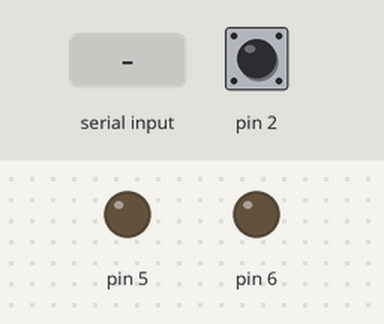
Bench run of a sketch on a simulated Arduino Uno, built with avr-gcc and run on an emulated ATmega328P. Shown: output pins drawn as LEDs (lit = HIGH). The inputs (shaded band) are chosen by the test bench; at power-on: pin 2 HIGH.

Above: at 4.2 s.
4.3 s: "1;" received over Serial
At 5.1 s:
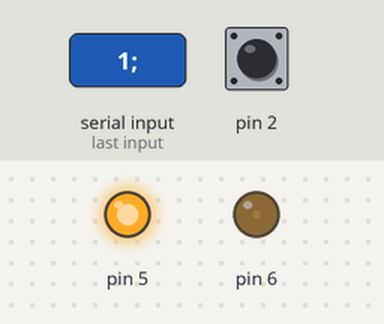
5.8 s: pin 2 pulled LOW for 0.15 s
At 7.0 s:
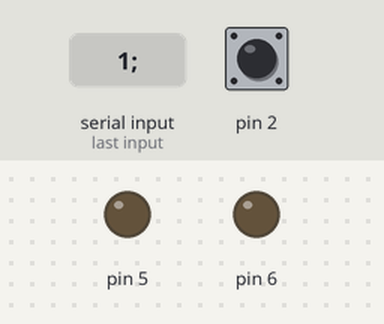
7.4 s: "4;" received over Serial
At 8.4 s:
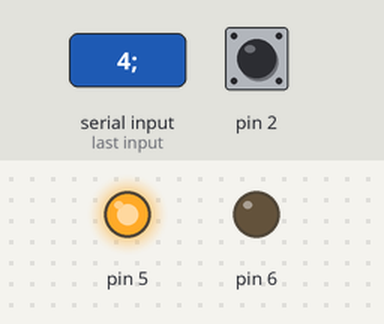
8.9 s: pin 2 pulled LOW for 1 s
At 9.5 s:
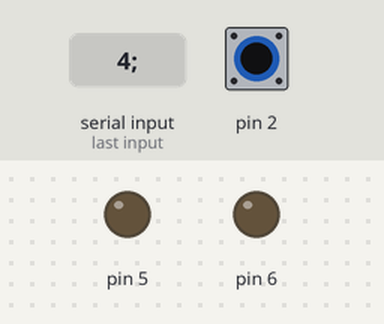
11.4 s: "2;" received over Serial
At 12.6 s:
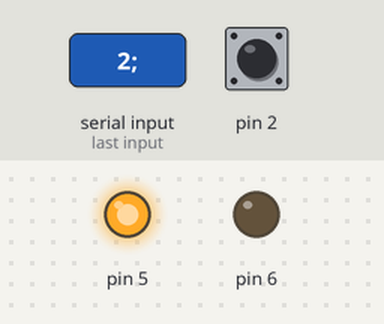
Timing chart, 0 to 13.9 s (numbered marks = the images above; inputs shaded):
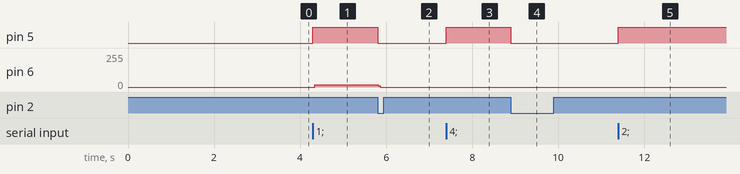

Measured:
- after the input at 4.3 s, pin 5: LOW → HIGH at once; pin 6: 0/255 → 17/255 at once
- after the input at 5.8 s, pin 5: HIGH → LOW at once; pin 6: 17/255 → 0/255 at once
- after the input at 7.4 s, pin 5: LOW → HIGH at once
- after the input at 8.9 s, pin 5: HIGH → LOW at once
- after the input at 11.4 s, pin 5: LOW → HIGH at once

The sketch:

nano_code.ino
```cpp
#include <Wire.h>
#include<Adafruit_MCP4725.h>
Adafruit_MCP4725 dac;

int data[10];
volatile boolean flag = 1;


void setup() {

  dac.begin(0x60);
  dac.setVoltage(0, false);
  delay(3000);
  Serial.begin(115200);
  Serial.setTimeout(1000);

  pinMode(2, INPUT_PULLUP);
  pinMode(5, OUTPUT);
  pinMode(6, OUTPUT);
  attachInterrupt(0, myIterrupt, CHANGE);
}


void myIterrupt()
{
  flag = 0;
  digitalWrite(5, LOW);
  digitalWrite(6, LOW);
  // dac.setVoltage(0, false);
}


void pars_parameters()
{

  char str[30];
  int count = 0;
  int amount = Serial.readBytesUntil(';', str, 30);
  str[amount] = NULL;
  char* offset = str;

  while (true)
  {
    data[count++] = atoi(offset);
    offset = strchr (offset, ',');
    if (offset) offset++;
    else break;
  }

}


void square()
{
  digitalWrite(5, HIGH);
  int Uamp = 0;
  int Timp = 0;
  int T = 0;
  // Serial.println("Выбрали прямоугольный режим");

  flag = 1;
  while (flag)
  {
    if (Serial.available())
    {
      pars_parameters();
      /*
        Serial.print(data[0]);
        Serial.print(data[2]);
        Serial.print(data[1]);
        Serial.print(data[3]);
      */
      Uamp = data[0] * data[3];
      Timp = data[1];
      T = data[2];
    }
    dac.setVoltage(int(float(Uamp) * 0.82), false);
    digitalWrite(6, HIGH);
    delay(Timp);
    digitalWrite(6, LOW);
    dac.setVoltage(0, false);
    delay(T - Timp);

  }
  flag = 1;
}


void Const()
{
  digitalWrite(5, HIGH);
  // Serial.println("Выбрали постоянный режим");
  int Uamp = 0;
  flag = 1;
  while (flag)
  {
    if (Serial.available())
    {
      pars_parameters();

   /*   Serial.print(data[0]);
      Serial.print(data[1]);
      Serial.print(data[2]);
      Serial.print(data[3]);*/

      Uamp = data[0] * data[1];
      //Serial.print(Uamp);
    }

    dac.setVoltage(int(float(Uamp) * 0.82), false);

    if (data[1] == 1)
      digitalWrite(6, HIGH);
    else
      digitalWrite(6, LOW);

  }
  flag = 1;
  dac.setVoltage(0, false);
}


void single()
{
  digitalWrite(5, HIGH);
  // Serial.println("Выбрали однократный режим");

  int Uamp = 0;
  int Timp = 0;
  boolean sflag = 0;
  flag = 1;
  while (flag)
  {
    if (Serial.available())
    {
      pars_parameters();
      /*
        Serial.print(data[0]);
        Serial.print(data[2]);
        Serial.print(data[1]);
        Serial.print(data[3]);
      */
      Uamp = data[0];
      Timp = data[1];
      sflag = 1;
    }
    if (sflag)
    {
      dac.setVoltage(int(float(Uamp) * 0.82), false);
      digitalWrite(6, HIGH);
      delay(Timp);
      dac.setVoltage(0, false);
      digitalWrite(6, LOW);
      sflag = 0;
    }

  }
  flag = 1;
}


void rise()
{
  digitalWrite(5, HIGH);
  // Serial.println("Выбрали нарастающий режим");
  int Uamp1 = 0;
  int Uamp2 = 0;
  long int T = 0;
  boolean sflag = 0;
  float k = 0;
  flag = 1;
  while (flag)
  {
    if (Serial.available())
    {
      pars_parameters();
      /*
        Serial.print(data[0]);
        Serial.print(data[2]);
        Serial.print(data[1]);
        Serial.print(data[3]);
      */
      Uamp1 = data[0];
      Uamp2 = data[1];
      T = data[2];
      sflag = 1;
    }

    if (sflag)
    {
      digitalWrite(6, HIGH);
      dac.setVoltage(int(float(Uamp1) * 0.82), false);

      k = float(Uamp2 - Uamp1) / float(T);
      for (long int i = 0; i <= T; i++)
      {
        delay(1);
        dac.setVoltage(int(float(Uamp1) + k * i), false);

      }
      sflag = 0;
      digitalWrite(6, LOW);
    }

  }
  flag = 1;
  dac.setVoltage(0, false);
}


void choose_mode(char a)
{

  switch (a)
  {
    case '1':
      square();
      break;
    case '2':
      Const();
      break;
    case '3':
      single();
      break;
    case '4':
      rise();
      break;

  }

}


void loop() {


  if (Serial.available())
  {
    char key = Serial.read();
    //Serial.println(key);
    //Serial.println(key);
    choose_mode(key);
  }

}
```
